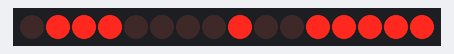
Bench run of a program on a simulated Raspberry Pi (BCM pin numbers). On the bench: 16 shift-register outputs drawn as a row of LEDs (first output left, lit = HIGH). The clock reads 2024-03-15 10:24:30 at power-on unless the program sets it.

Above: at 0.1 s.
At 4.9 s:
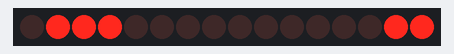
At 12.2 s:
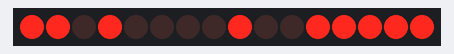
At 20.8 s:
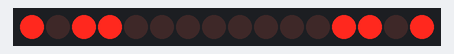
At 29.3 s:
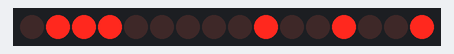
At 37.8 s:
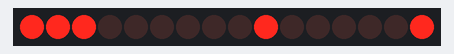
Timing chart, 0 to 40.0 s (numbered marks = the images above):
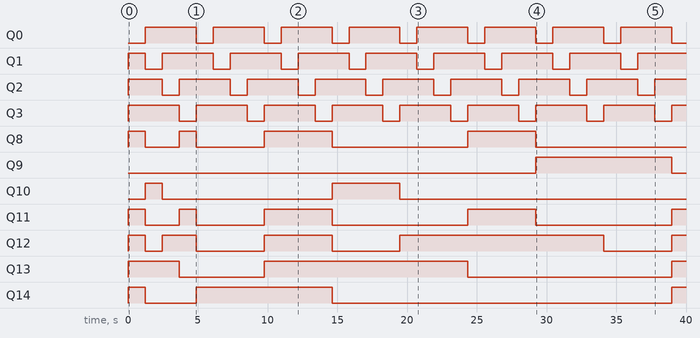

The program:

ex04.py
```python
import time
from gpiozero import OutputDevice

# 常數
# 每次數字維持時間
INTERVAL = 0.01
# 單個數碼管切換間隔
INTERVAL_FLASH = 1.2
# 0000 顯示時間 (秒)
PAUSE_DURATION = 1
# 最終顯示號碼
FINAL_NUMBER = "1234"


# GPIO 腳位
# DS (Serial Data)
DATA_PIN = OutputDevice(17)
# ST_CP (Storage Register Clock)
LATCH_PIN = OutputDevice(27)
# SH_CP (Shift Register Clock)
CLOCK_PIN = OutputDevice(22)

# 共陰極 7 段顯示器數欄位碼
SEG_MAP = {
    '0': 0b11000000, '1': 0b11111001, '2': 0b10100100, '3': 0b10110000,
    '4': 0b10011001, '5': 0b10010010, '6': 0b10000010, '7': 0b11111000,
    '8': 0b10000000, '9': 0b10010000, '-': 0b10111111, ' ': 0b11111111
}

# 數碼管選擇信號 (低電位啟動)
# 從左到右：數碼管1、2、3、4
DIGIT_MAP = [0b1110, 0b1101, 0b1011, 0b0111]


# 傳送 16-bit (8-bit 段碼 + 8-bit 數碼管選擇)
def shift_out(data1, data2):
    # 關閉鎖存，準備傳輸
    LATCH_PIN.off()

    # 傳送 8-bit 段碼
    for i in range(8):
        bit = (data1 >> (7 - i)) & 1
        DATA_PIN.value = bit
        CLOCK_PIN.on()
        time.sleep(0.001)
        CLOCK_PIN.off()

    # 傳送 8-bit 數碼管選擇
    for i in range(8):
        bit = (data2 >> (7 - i)) & 1
        DATA_PIN.value = bit
        CLOCK_PIN.on()
        time.sleep(0.001)
        CLOCK_PIN.off()

    # 鎖存數據
    LATCH_PIN.on()
    # 確保穩定
    time.sleep(0.001)


# 顯示固定數字 `number` 持續 `duration` 秒
def display_fixed_number(number, duration):
    start_time = time.time()
    while time.time() - start_time < duration:
        for i in range(4):
            shift_out(SEG_MAP[number[i]], DIGIT_MAP[i])
            # 保持穩定顯示，避免閃爍
            time.sleep(INTERVAL_FLASH)


# 輪播顯示 0-9，在所有數碼管
def test_digit_scroll():
    # 程式啟動時先顯示 0000，持續 3 秒
    display_fixed_number(FINAL_NUMBER, PAUSE_DURATION)

    while True:
        # 數字 0-9
        for num in range(10):
            start_time = time.time()
            # 維持 INTERVAL 時間
            while time.time() - start_time < INTERVAL:
                # 四個數碼管同步更新
                for i in range(4):
                    shift_out(SEG_MAP[str(num)], DIGIT_MAP[i])
                    time.sleep(INTERVAL_FLASH)

        # 每輪結束後，顯示 0000，持續 3 秒
        display_fixed_number(FINAL_NUMBER, PAUSE_DURATION)


# 主程式
if __name__ == '__main__':
    try:
        test_digit_scroll()
    except KeyboardInterrupt:
        # 停止時確保顯示 0000
        display_fixed_number(FINAL_NUMBER, 1)
        DATA_PIN.off()
        LATCH_PIN.off()
        CLOCK_PIN.off()
```

Measured:
- by itself, Q0–3: alternates HIGH for 3.7 s and LOW for 1.2 s
- by itself, Q8: goes LOW 2.4 s, HIGH 1.2 s, LOW 4.9 s, HIGH 4.9 s, LOW 9.7 s, HIGH 4.9 s, then LOW
- by itself, Q9: LOW → HIGH at 29.2 s, → LOW 9.7 s later
- by itself, Q10: HIGH → LOW at 2.5 s, → HIGH 12.2 s later, → LOW 4.9 s later
- by itself, Q11: HIGH → LOW at 1.2 s, → HIGH 2.4 s later, → LOW 1.2 s later, → HIGH 4.9 s later, … (8 changes in this stretch)
- by itself, Q12: HIGH → LOW at 1.2 s, → HIGH 1.2 s later, → LOW 2.4 s later, → HIGH 4.9 s later, … (8 changes in this stretch)
- by itself, Q13: HIGH → LOW at 3.7 s, → HIGH 6.1 s later, → LOW 14.6 s later, → HIGH 14.6 s later
- by itself, Q14: HIGH → LOW at 1.2 s, → HIGH 3.7 s later, → LOW 9.7 s later, → HIGH 24.3 s later
